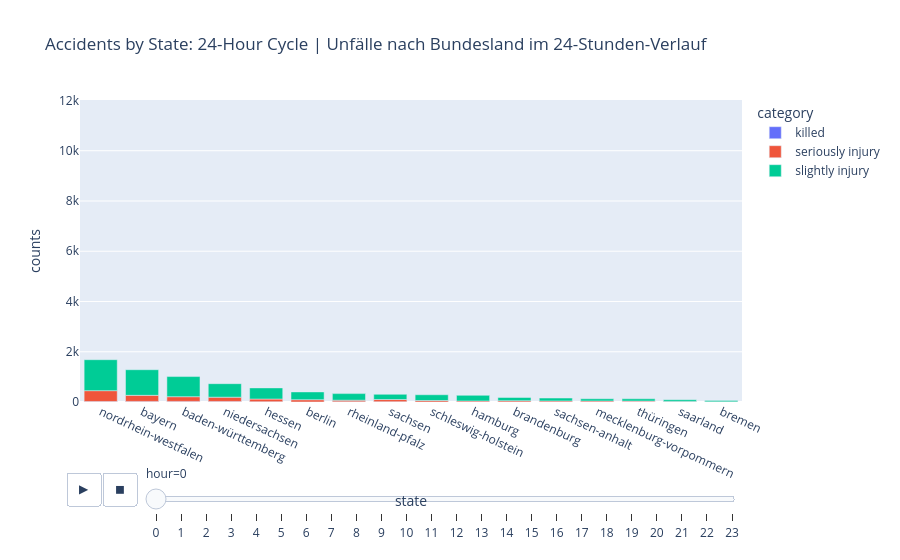

The cell this chart's notebook holds for it:
### Code cell
# Accidents by State: 24- Hour Cycle
#Unfälle nach Bundesland im 24-Stunden-Verlauf
import plotly.express as px

# Aggregating data so it's fast
df_hour = df.groupby(['state', 'hour', 'category']).size().reset_index(name='counts')

fig = px.bar(df_hour,
             x="state",
             y="counts",
             color="category",
             animation_frame="hour", # This adds the play button!
             range_y=[0, df_hour['counts'].max() + 100],
             title="Accidents by State: 24-Hour Cycle | Unfälle nach Bundesland im 24-Stunden-Verlauf ")

fig.update_layout(xaxis={'categoryorder':'total descending','tickangle': 25})
fig.show()

### Figure 1 — Plotly figure (JSON) as saved in the notebook; plotly's stock layout.template omitted (floating-point values rounded to 4 significant figures)
{"data": [{"hovertemplate": "category=killed<br>hour=0<br>state=%{x}<br>counts=%{y}<extra></extra>", "legendgroup": "killed", "marker": {"color": "#636efa", "pattern": {"shape": ""}}, "name": "killed", "orientation": "v", "showlegend": true, "textposition": "auto", "type": "bar", "x": ["baden-württemberg", "bayern", "berlin", "brandenburg", "hessen", "mecklenburg-vorpommern", "niedersachsen", "nordrhein-westfalen", "rheinland-pfalz", "sachsen", "sachsen-anhalt", "schleswig-holstein", "thüringen"], "xaxis": "x", "y": [24, 23, 1, 2, 12, 2, 22, 21, 7, 12, 4, 4, 5], "yaxis": "y"}, {"hovertemplate": "category=seriously injury <br>hour=0<br>state=%{x}<br>counts=%{y}<extra></extra>", "legendgroup": "seriously injury ", "marker": {"color": "#EF553B", "pattern": {"shape": ""}}, "name": "seriously injury ", "orientation": "v", "showlegend": true, "textposition": "auto", "type": "bar", "x": ["baden-württemberg", "bayern", "berlin", "brandenburg", "bremen", "hamburg", "hessen", "mecklenburg-vorpommern", "niedersachsen", "nordrhein-westfalen", "rheinland-pfalz", "saarland", "sachsen", "sachsen-anhalt", "schleswig-holstein", "thüringen"], "xaxis": "x", "y": [187, 242, 90, 48, 7, 41, 106, 39, 170, 430, 65, 18, 86, 39, 55, 33], "yaxis": "y"}, {"hovertemplate": "category=slightly injury<br>hour=0<br>state=%{x}<br>counts=%{y}<extra></extra>", "legendgroup": "slightly injury", "marker": {"color": "#00cc96", "pattern": {"shape": ""}}, "name": "slightly injury", "orientation": "v", "showlegend": true, "textposition": "auto", "type": "bar", "x": ["baden-württemberg", "bayern", "berlin", "brandenburg", "bremen", "hamburg", "hessen", "mecklenburg-vorpommern", "niedersachsen", "nordrhein-westfalen", "rheinland-pfalz", "saarland", "sachsen", "sachsen-anhalt", "schleswig-holstein", "thüringen"], "xaxis": "x", "y": [801, 1020, 310, 130, 57, 225, 443, 87, 537, 1233, 262, 69, 208, 114, 229, 89], "yaxis": "y"}], "layout": {"barmode": "relative", "legend": {"title": {"text": "category"}, "tracegroupgap": 0}, "sliders": [{"active": 0, "currentvalue": {"prefix": "hour="}, "len": 0.9, "pad": {"b": 10, "t": 60}, "steps": [{"args": [["0"], {"frame": {"duration": 0, "redraw": true}, "fromcurrent": true, "mode": "immediate", "transition": {"duration": 0, "easing": "linear"}}], "label": "0", "method": "animate"}, {"args": [["1"], {"frame": {"duration": 0, "redraw": true}, "fromcurrent": true, "mode": "immediate", "transition": {"duration": 0, "easing": "linear"}}], "label": "1", "method": "animate"}, {"args": [["2"], {"frame": {"duration": 0, "redraw": true}, "fromcurrent": true, "mode": "immediate", "transition": {"duration": 0, "easing": "linear"}}], "label": "2", "method": "animate"}, {"args": [["3"], {"frame": {"duration": 0, "redraw": true}, "fromcurrent": true, "mode": "immediate", "transition": {"duration": 0, "easing": "linear"}}], "label": "3", "method": "animate"}, {"args": [["4"], {"frame": {"duration": 0, "redraw": true}, "fromcurrent": true, "mode": "immediate", "transition": {"duration": 0, "easing": "linear"}}], "label": "4", "method": "animate"}, {"args": [["5"], {"frame": {"duration": 0, "redraw": true}, "fromcurrent": true, "mode": "immediate", "transition": {"duration": 0, "easing": "linear"}}], "label": "5", "method": "animate"}, {"args": [["6"], {"frame": {"duration": 0, "redraw": true}, "fromcurrent": true, "mode": "immediate", "transition": {"duration": 0, "easing": "linear"}}], "label": "6", "method": "animate"}, {"args": [["7"], {"frame": {"duration": 0, "redraw": true}, "fromcurrent": true, "mode": "immediate", "transition": {"duration": 0, "easing": "linear"}}], "label": "7", "method": "animate"}, {"args": [["8"], {"frame": {"duration": 0, "redraw": true}, "fromcurrent": true, "mode": "immediate", "transition": {"duration": 0, "easing": "linear"}}], "label": "8", "method": "animate"}, {"args": [["9"], {"frame": {"duration": 0, "redraw": true}, "fromcurrent": true, "mode": "immediate", "transition": {"duration": 0, "easing": "linear"}}], "label": "9", "method": "animate"}, {"args": [["10"], {"frame": {"duration": 0, "redraw": true}, "fromcurrent": true, "mode": "immediate", "transition": {"duration": 0, "easing": "linear"}}], "label": "10", "method": "animate"}, {"args": [["11"], {"frame": {"duration": 0, "redraw": true}, "fromcurrent": true, "mode": "immediate", "transition": {"duration": 0, "easing": "linear"}}], "label": "11", "method": "animate"}, {"args": [["12"], {"frame": {"duration": 0, "redraw": true}, "fromcurrent": true, "mode": "immediate", "transition": {"duration": 0, "easing": "linear"}}], "label": "12", "method": "animate"}, {"args": [["13"], {"frame": {"duration": 0, "redraw": true}, "fromcurrent": true, "mode": "immediate", "transition": {"duration": 0, "easing": "linear"}}], "label": "13", "method": "animate"}, {"args": [["14"], {"frame": {"duration": 0, "redraw": true}, "fromcurrent": true, "mode": "immediate", "transition": {"duration": 0, "easing": "linear"}}], "label": "14", "method": "animate"}, {"args": [["15"], {"frame": {"duration": 0, "redraw": true}, "fromcurrent": true, "mode": "immediate", "transition": {"duration": 0, "easing": "linear"}}], "label": "15", "method": "animate"}, {"args": [["16"], {"frame": {"duration": 0, "redraw": true}, "fromcurrent": true, "mode": "immediate", "transition": {"duration": 0, "easing": "linear"}}], "label": "16", "method": "animate"}, {"args": [["17"], {"frame": {"duration": 0, "redraw": true}, "fromcurrent": true, "mode": "immediate", "transition": {"duration": 0, "easing": "linear"}}], "label": "17", "method": "animate"}, {"args": [["18"], {"frame": {"duration": 0, "redraw": true}, "fromcurrent": true, "mode": "immediate", "transition": {"duration": 0, "easing": "linear"}}], "label": "18", "method": "animate"}, {"args": [["19"], {"frame": {"duration": 0, "redraw": true}, "fromcurrent": true, "mode": "immediate", "transition": {"duration": 0, "easing": "linear"}}], "label": "19", "method": "animate"}, {"args": [["20"], {"frame": {"duration": 0, "redraw": true}, "fromcurrent": true, "mode": "immediate", "transition": {"duration": 0, "easing": "linear"}}], "label": "20", "method": "animate"}, {"args": [["21"], {"frame": {"duration": 0, "redraw": true}, "fromcurrent": true, "mode": "immediate", "transition": {"duration": 0, "easing": "linear"}}], "label": "21", "method": "animate"}, {"args": [["22"], {"frame": {"duration": 0, "redraw": true}, "fromcurrent": true, "mode": "immediate", "transition": {"duration": 0, "easing": "linear"}}], "label": "22", "method": "animate"}, {"args": [["23"], {"frame": {"duration": 0, "redraw": true}, "fromcurrent": true, "mode": "immediate", "transition": {"duration": 0, "easing": "linear"}}], "label": "23", "method": "animate"}], "x": 0.1, "xanchor": "left", "y": 0, "yanchor": "top"}], "title": {"text": "Accidents by State: 24-Hour Cycle | Unfälle nach Bundesland im 24-Stunden-Verlauf "}, "updatemenus": [{"buttons": [{"args": [null, {"frame": {"duration": 500, "redraw": true}, "fromcurrent": true, "mode": "immediate", "transition": {"duration": 500, "easing": "linear"}}], "label": "&#9654;", "method": "animate"}, {"args": [[null], {"frame": {"duration": 0, "redraw": true}, "fromcurrent": true, "mode": "immediate", "transition": {"duration": 0, "easing": "linear"}}], "label": "&#9724;", "method": "animate"}], "direction": "left", "pad": {"r": 10, "t": 70}, "showactive": false, "type": "buttons", "x": 0.1, "xanchor": "right", "y": 0, "yanchor": "top"}], "xaxis": {"anchor": "y", "categoryorder": "total descending", "domain": [0, 1], "tickangle": 25, "title": {"text": "state"}}, "yaxis": {"anchor": "x", "domain": [0, 1], "range": [0, 12019], "title": {"text": "counts"}}}}
